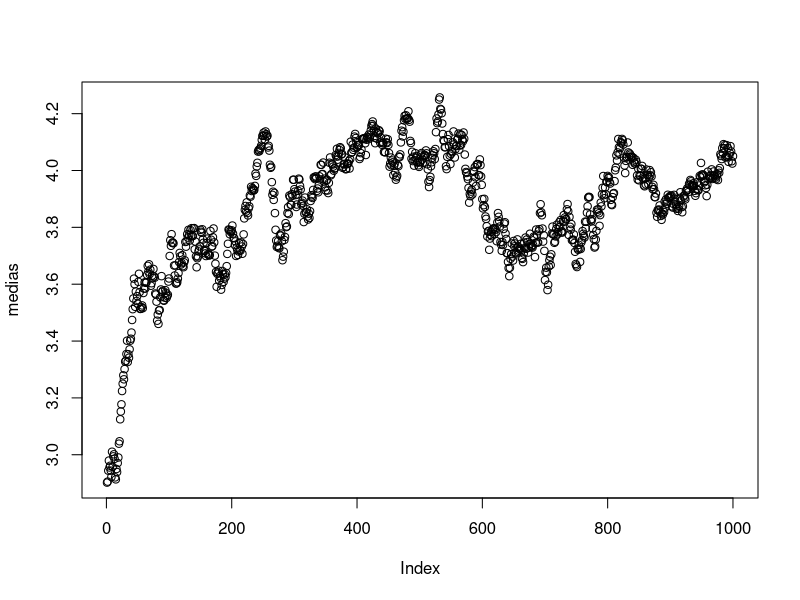
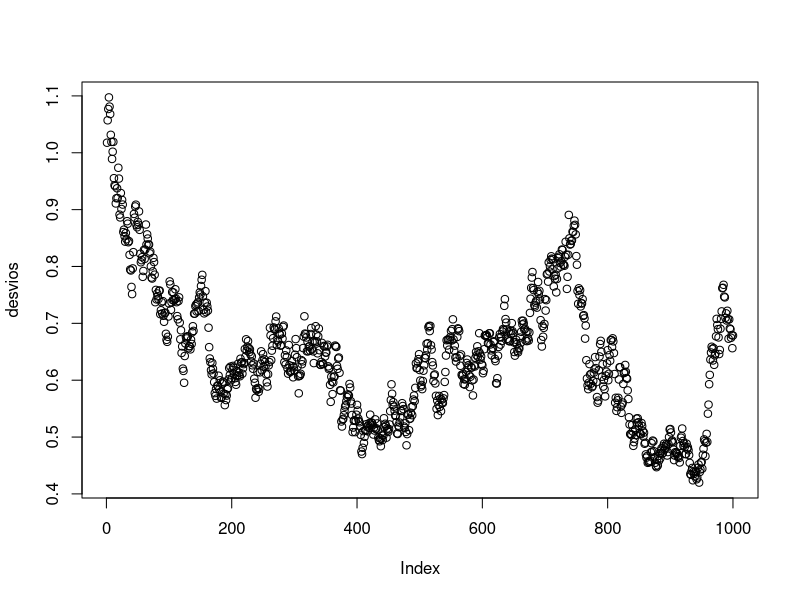
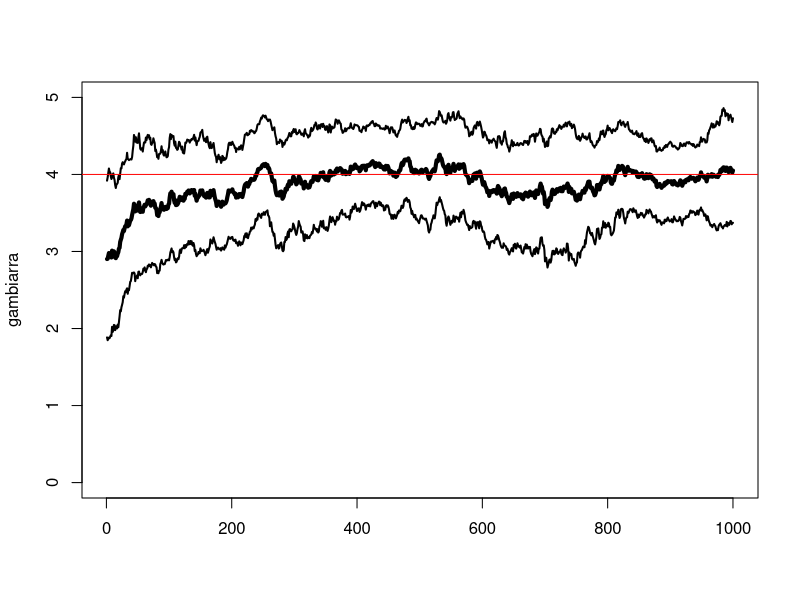

These figures' R source, in order:
#================================================
rm(list = ls()) #limpando a memoria

#funcao de sobrevivencia
sobrevivencia = function(x, S, u)
{
  return(exp(-S*(x-u)^2))
}

#criar a populacao inicial
#da populacao precisamos saber
#media, desvio padrao, tamanho populacional (constante)

#parametros do modelo
N = 500
media_inicial = 3
desvio_inicial = 1
intensidade = 0.01
otimo = 4
erro_h = 0.05
geracoes = 1000

#vetores de registro
medias = rep(NA, geracoes)
desvios = rep(NA, geracoes)

#criando a populacao inicial
pop = rnorm(N, media_inicial, desvio_inicial)
#hist(pop)

for(i in 1:geracoes)
{
  medias[i] = mean(pop)
  desvios[i] = sd(pop)
  
  #calculando a probabilidade de sobrevivencia
  vetor_sobrevivencia = sobrevivencia(pop, S=intensidade, u=otimo)
  #hist(vetor_sobrevivencia)

  #sorteando quem vive e quem morre
  vivos = rbinom(n = N, size = 1, prob = vetor_sobrevivencia)
  #table(vivos)

  if(sum(vivos) == 0)
  {
    cat("MORREU TODO MUNDOO!!\n")
    break
  }  
  quem_ta_vivo = which(vivos == 1)
  #(1:N)[vivos == 1] #alternativa ao which

  #sortear uma mae para cada filhote da proxima geracao
  maes = sample(x = quem_ta_vivo, size = N, replace = TRUE)

  #criando a proxima geracao e salvando por cima da anterior
  pop = pop[maes] + rnorm(n = N, mean = 0, sd = erro_h)
  #morte por sobre-escrivinhamento

}


plot(medias)
plot(desvios)

gambiarra = cbind(medias-desvios,
                  medias,
                  medias+desvios)

matplot(gambiarra, type = "l",
        col = "black", lwd=c(2,4,2),
        lty=1, ylim=c(0,5))
abline(h=otimo, col="red")
#================================================